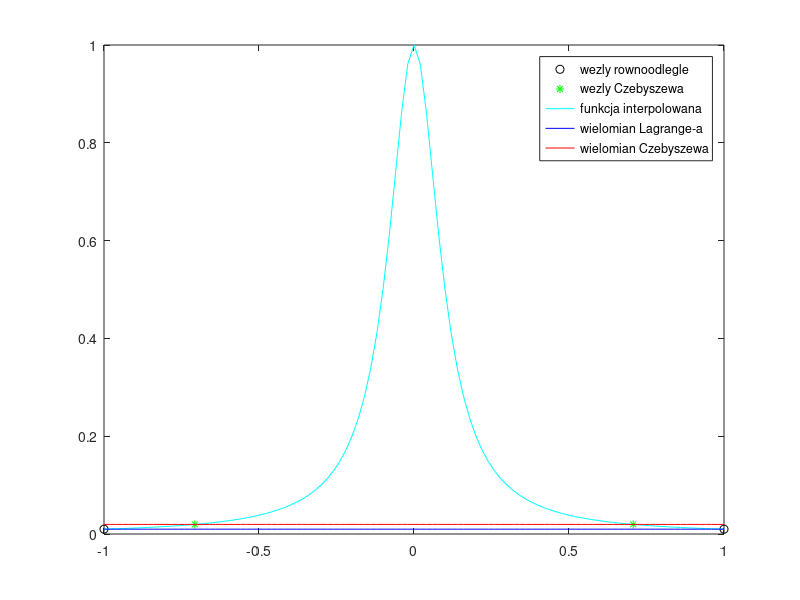

Recreate this plot in MATLAB.
n=1; a=-1;b=1;step1=(b-a)/n;x=a:step1:b;y=1./(1+100.*x.*x);for i=0:n xc(i+1)=cos((2*i+1)*pi/(2*n+2)); end;yc=1./(1+100.*xc.*xc);step2=(b-a)/100;xt=a:step2:b;wn=polyfit(x,y,n);wnc=polyfit(xc,yc,n);ywn=polyval(wn,xt);ywnc=polyval(wnc,xt);plot(x,y,'ko',xc,yc,'g*',xt,1./(1+100.*xt.*xt),'c-',xt,ywn,'b-',xt,ywnc,'r-');legend('wezly rownoodlegle','wezly Czebyszewa','funkcja interpolowana','wielomian Lagrange-a','wielomian Czebyszewa');